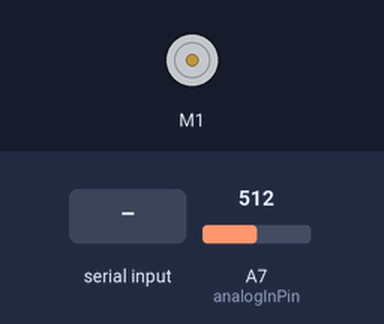
Recording of a sketch running on a simulated Arduino Nano, built with avr-gcc and run on an emulated ATmega328P. On the bench: DC motor (green arrow = forward, orange = backward, longer = faster). The test bench sets the inputs (shaded band); at power-on: A7 (analogInPin) = 512. What the sketch prints to the serial monitor is not drawn.

Above: at 1.2 s.
1.3 s: "90,45\n" received over Serial
At 5.1 s:
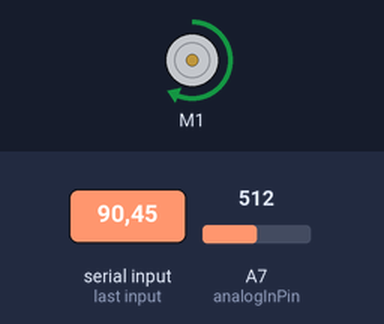
5.4 s: "30,150\n" received over Serial
At 8.4 s:
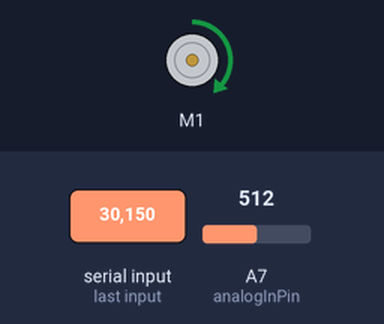
9.5 s: "90\n" received over Serial
At 12.0 s:
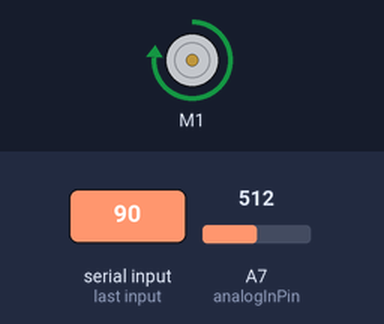
Timing chart, 0 to 13.5 s (numbered marks = the images above; inputs shaded):
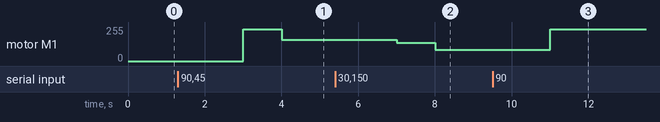

The sketch:

LeitoraEescrita.ino
```cpp
#include <AFMotor.h>

AF_DCMotor motor(1); //Seleciona o motor 1

const int analogInPin = A7;
int sensorValue = 0;
float potenciaMotor = 255;
float potencia = 0;
//int cont = 30;


void setup() {
  Serial.begin(9600);
  motor.setSpeed(potenciaMotor); //Define a velocidade maxima
  motor.run(FORWARD); //Gira o motor sentido horario
}

void loop() {
   motor.setSpeed(potencia);
  sensorValue = analogRead(analogInPin);
  if (Serial.available()){
    potenciaMotor = Serial.parseInt();
    Serial.read();
    if(potenciaMotor > 0)
      potencia = 85 + (potenciaMotor * 1.7);
    else if (potenciaMotor < 0)
      potencia = 0;
  }

  String x = String(sensorValue);
  Serial.print(x);
  /*Serial.print(cont++);

  if (cont == 40)
  {
    cont = 30;
  }*/
  delay(1000);
}
```

Measured:
- after the input at 1.3 s, motor M1: stopped → forward 238/255 after 1.7 s, → forward 161/255 1.0 s later
- after the input at 5.4 s, motor M1: forward 161/255 → forward 136/255 after 1.6 s, → forward 84/255 1.0 s later
- after the input at 9.5 s, motor M1: forward 84/255 → forward 238/255 after 1.5 s
